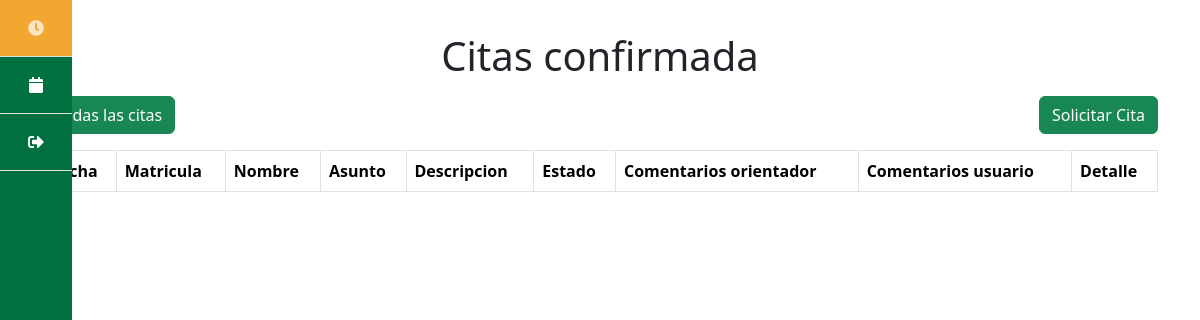
The page /citas_confirmadas/ (signed in) on the database as committed earlier.
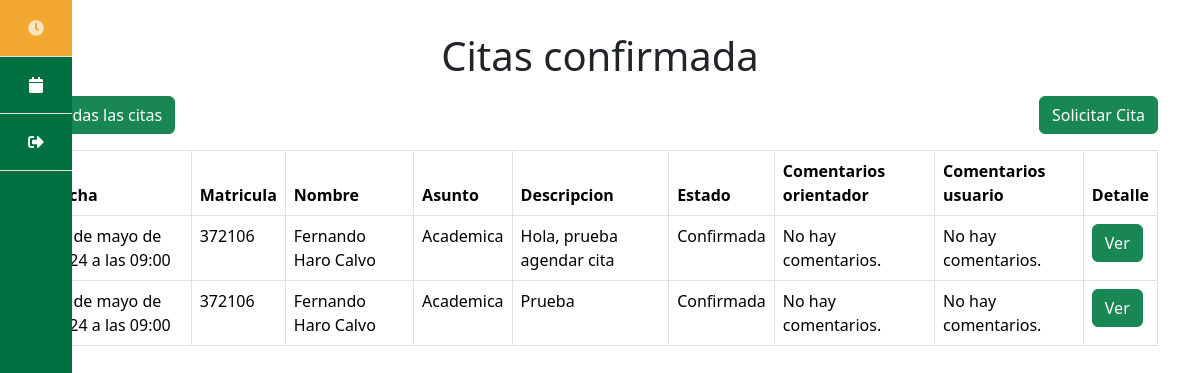
The same page on the database as committed later.
### paginas/models.py (models this page shows, shortened)
class Cita(models.Model):
    PENDIENTE = 'Pendiente'
    CONFIRMADA = 'Confirmada'
    DECLINADA = 'Declinada'
    ESTADOS_CITA = [
        (PENDIENTE, 'Pendiente'),
        (CONFIRMADA, 'Confirmada'),
        (DECLINADA, 'Declinada'),
    ]
    HOMBRE = 'Hombre'
    MUJER = 'Mujer'
    PREFIERO_NO_DECIRLO = 'Prefiero no decirlo'
    GENERO = [
        (HOMBRE, 'Hombre'),
        (MUJER, 'Mujer'),
        (PREFIERO_NO_DECIRLO, 'Prefiero no decirlo'),
    ]
    INGENIERIA_CIVIL = 'Ingenieria Civil'
    INGENIERIA_ELECTRONICA = 'Ingenieria en Electronica'
    INGENIERIA_COMPUTACION = 'Ingenieria en Computacion'
    INGENIERIA_INDUSTRIAL = 'Ingenieria Industrial'
    INGENIERIA_NANOTECNOLOGIA = 'Ingenieria en Nanatecnologia'
    INGENIERIA_SOFTWARE = 'Ingenieria en Software'
    BIOINGENIERIA = 'Bioingenieria'
    ARQUITECTURA = 'Arquitectura'
    CARRERAS = [
        (INGENIERIA_CIVIL,  'Ingenieria Civil'),
        (INGENIERIA_ELECTRONICA,  'Ingenieria en Electronica'),
        (INGENIERIA_COMPUTACION,  'Ingenieria en Computacion'),
        (INGENIERIA_INDUSTRIAL,  'Ingenieria Industrial'),
        (INGENIERIA_NANOTECNOLOGIA,  'Ingenieria en Nanotecnologia'),
        (INGENIERIA_SOFTWARE,  'Ingenieria en Software y Tecnologias Emergentes'),
        (BIOINGENIERIA,  'Bioingenieria'),
        (ARQUITECTURA,  'Arquitectura'),
    ]
    ACADEMICA = 'Academica'
    PERSONAL = 'Personal'
    VOCACIONAL = 'Vocacional'
    BAJA = 'Baja'
    PSICOLOGICA = 'Psicologica'
    ASUNTOS = [
        (ACADEMICA, 'Academica'),
        (PERSONAL, 'Personal'),
        (VOCACIONAL, 'Vocacional'),
        (BAJA, 'Baja'),
        (PSICOLOGICA, 'Psicologica'),
    ]
    PRIMERO = '1'
    SEGUNDO = '2'
    TERCERO = '3'
    CUARTO = '4'
    QUINTO = '5'
    SEXTO = '6'
    SEPTIMO = '7'
    OCTAVO = '8'
    NOVENO = '9'
    SEMESTRES = [
        (PRIMERO, '1'),
        (SEGUNDO, '2'),
        (TERCERO, '3'),
        (CUARTO, '4'),
        (QUINTO, '5'),
        (SEXTO, '6'),
        (SEPTIMO, '7'),
        (OCTAVO, '8'),
        (NOVENO, '9'),
    ]
    matricula = models.CharField(max_length=8)
    apellido_paterno = models.CharField(max_length=20)
    apellido_materno = models.CharField(max_length=20)
    nombre = models.CharField(max_length=40)
    descripcion = models.TextField(max_length=200)
    fecha = models.DateTimeField()
    semestre = models.CharField(
        max_length=2,
        choices=SEMESTRES,
        default=PRIMERO
    )
    comentarios_orientador = models.TextField(
        max_length=200,
        default="No hay comentarios."
    )
    comentarios_usuario = models.TextField(
        max_length=200,
        default="No hay comentarios."
    )
    sexo = models.CharField(
        max_length=20,
        choices=GENERO,
        default=PREFIERO_NO_DECIRLO,
    )
    estado = models.CharField(
        max_length=11,
        choices=ESTADOS_CITA,
        default=PENDIENTE,
    )
    carrera = models.CharField(
        max_length=50,
        choices=CARRERAS,
        default=INGENIERIA_SOFTWARE
    )
    asunto = models.CharField(
        max_length=50,
        choices=ASUNTOS,
        default=ACADEMICA
    )
    solicitada = models.DateTimeField(auto_now_add=True)
    user = models.ForeignKey(User, on_delete=models.CASCADE)

### paginas/views.py (the view)
# urls.py: path('citas_confirmadas/', views.citas_confirmadas, name = 'citas_confirmadas'),
def citas_confirmadas(request):
    if request.user.username == 'espy':
        citas = Cita.objects.filter(estado='Confirmada').order_by('-fecha')
    else:
        citas = Cita.objects.filter(
            estado='Confirmada', user=request.user).order_by('-fecha')
    return render(request, 'citas_confirmadas.html', {
        'citas': citas})

### paginas/templates/citas_confirmadas.html
{% extends 'base.html' %} {% block content %}
<h1 class="text-center mt-3 mb-3">Citas confirmada</h1>
<div class="d-flex mb-3 justify-content-between">
  <div class="d-flex gap-2">
      <a href="/citas" class="btn btn-success">Todas las citas</a>
  </div>
  <div>
    <a href="/citas/crear" class="btn btn-success">Solicitar Cita</a>
  </div>
</div>
<table class="table table-bordered">
    <thead>
        <tr>
            <th scope="col">Fecha</th>
            <th scope="col">Matricula</th>
            <th scope="col">Nombre</th>
            <th scope="col">Asunto</th>
            <th scope="col">Descripcion</th>
            <th scope="col">Estado</th>
            <th scope="col">Comentarios orientador</th>
            <th scope="col">Comentarios usuario</th>
            {% if user.is_staff %}
            <th scope="col">Acciones</th>
            {% else %}
            <th scope="col">Detalle</th>
            {% endif %}
        </tr>
    </thead>
    <tbody>
        {% for cita in citas %}
        <tr>
            <td>{{ cita.fecha }}</td>
            <td>{{ cita.matricula }}</td>
            <td>
                {{ cita.nombre }} {{cita.apellido_paterno}}
                {{cita.apellido_materno}}
            </td>
            <td>{{ cita.asunto }}</td>
            <td>{{ cita.descripcion }}</td>
            <td>{{ cita.estado }}</td>
            <td>{{ cita.comentarios_orientador }}</td>
            <td>{{ cita.comentarios_usuario }}</td>
            {% if user.is_staff %}
            <td>
                <a href="/citas/{{ cita.id }}" class="btn btn-success"
                    >Editar
                </a>
            </td>
            {% else %}
            <td>
                <a href="/citas/{{ cita.id }}" class="btn btn-success">Ver </a>
            </td>
            {% endif %} {% endfor %}
        </tr>
    </tbody>
</table>
{% endblock %}

Rows that differ between the two databases and show on the page:
added Cita: fecha "28 de mayo de 2024 a las 09:00", matricula "372106", nombre "Fernando", apellido_paterno "Haro", apellido_materno "Calvo", asunto "Academica", descripcion "Hola, prueba agendar cita", estado "Confirmada", comentarios_orientador "No hay comentarios.", comentarios_usuario "No hay comentarios."
now on this page (row edited): Cita: fecha "27 de mayo de 2024 a las 09:00", matricula "372106", nombre "Fernando", apellido_paterno "Haro", apellido_materno "Calvo", asunto "Academica", descripcion "Prueba", estado "Confirmada", comentarios_orientador "No hay comentarios.", comentarios_usuario "No hay comentarios."
